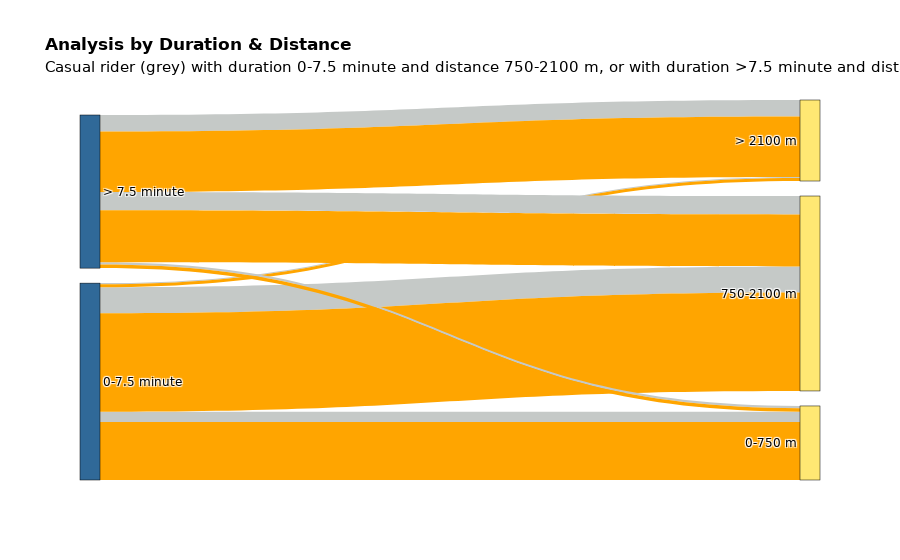

Notebook code cell kept with this figure:
### Code cell
# set the data
df3 = df.query('(@Q1_duration - 1.5 * @IQR_duration) <= duration <= (@Q3_duration + 1.5 * @IQR_duration)')
df3 = df3.query('(@Q1_distance - 1.5 * @IQR_distance) <= distance <= (@Q3_distance + 1.5 * @IQR_distance)')

df3 = df3.groupby(['class_duration', 'class_distance', 'member_casual'])\
    .agg({'member_casual': 'count'}).rename(columns={'member_casual':'count'}).reset_index()

def convert_color(x):
    if x != 'casual':
        return '#FFA500'
    else:
        return '#C5C9C7'
        
df3 = df3.assign(color=df3.member_casual.apply(lambda x: convert_color(x)))

# build sankey diagram
cat_cols = ['class_duration', 'class_distance']

colorPalette = ['#306998','#FFE873']
labelList = []
colorNumList = []
for catCol in cat_cols:
    labelListTemp =  list(set(df[catCol].values))
    colorNumList.append(len(labelListTemp))
    labelList = labelList + labelListTemp
    
labelList = list(dict.fromkeys(labelList))

colorList = []
for idx, colorNum in enumerate(colorNumList):
    colorList = colorList + [colorPalette[idx]]*colorNum
    
for i in range(len(cat_cols)-1):
    if i==0:
        sourceTargetDf = df3[[cat_cols[i], cat_cols[i+1], 'count', 'color']]
        sourceTargetDf.columns = ['source', 'target', 'count', 'colors']
    else:
        tempDf = df3[[cat_cols[i], cat_cols[i+1], 'count', 'color']]
        tempDf.columns = ['source', 'target', 'count', 'colors']
        sourceTargetDf = pd.concat([sourceTargetDf, tempDf])
    sourceTargetDf = sourceTargetDf.groupby(['source', 'target', 'colors']).agg({'count':'sum'}).reset_index()
    
sourceTargetDf['sourceID'] = sourceTargetDf['source'].apply(lambda x: labelList.index(x))
sourceTargetDf['targetID'] = sourceTargetDf['target'].apply(lambda x: labelList.index(x))

data = dict(
    type='sankey',
    node = dict(
      pad = 15,
      thickness = 20,
      line = dict(
        color = "black",
        width = 0.5
      ),
      label = labelList,
      color = colorList,
    ),
    link = dict(
      source = sourceTargetDf['sourceID'],
      target = sourceTargetDf['targetID'],
      value = sourceTargetDf['count'],
      color = sourceTargetDf['colors']
      
    )
  )

def format_title(title, subtitle=None, subtitle_font_size=15):
    title = f'<b>{title}</b>'
    if not subtitle:
        return title
    subtitle = f'<span style="font-size: {subtitle_font_size}px;">{subtitle}</span>'
    return f'{title}<br>{subtitle}'

layout =  dict(
        title = format_title(
            title='Analysis by Duration & Distance',
            subtitle='Casual rider (grey) with duration 0-7.5 minute and distance 750-2100 m, or with duration >7.5 minute and distance 750-2100 m will be a good candidate to be member.'),
        font_family='DejaVu Sans',
        font_color='black',
        legend=dict(
            yanchor="top",
            y=0.99,
            xanchor="left",
            x=0.01)
    )
    
fig = dict(data=[data], layout=layout)
plotly.offline.plot(fig, filename="../reports/figures/sankey")

iplot(fig)

### Figure 1 — Plotly figure (JSON) as saved in the notebook; plotly's stock layout.template omitted (floating-point values rounded to 4 significant figures)
{"data": [{"link": {"color": ["#C5C9C7", "#FFA500", "#C5C9C7", "#FFA500", "#C5C9C7", "#FFA500", "#C5C9C7", "#FFA500", "#C5C9C7", "#FFA500", "#C5C9C7", "#FFA500"], "source": [1, 1, 1, 1, 1, 1, 0, 0, 0, 0, 0, 0], "target": [3, 3, 4, 4, 2, 2, 3, 3, 4, 4, 2, 2], "value": [15869, 90283, 40390, 153084, 1617, 4806, 3361, 5579, 28603, 80976, 25690, 93826]}, "node": {"color": ["#306998", "#306998", "#FFE873", "#FFE873", "#FFE873"], "label": ["> 7.5 minute", "0-7.5 minute", "> 2100 m", "0-750 m", "750-2100 m"], "line": {"color": "black", "width": 0.5}, "pad": 15, "thickness": 20}, "type": "sankey"}], "layout": {"font": {"color": "black", "family": "DejaVu Sans"}, "legend": {"x": 0.01, "xanchor": "left", "y": 0.99, "yanchor": "top"}, "title": {"text": "<b>Analysis by Duration & Distance</b><br><span style=\"font-size: 15px;\">Casual rider (grey) with duration 0-7.5 minute and distance 750-2100 m, or with duration >7.5 minute and distance 750-2100 m will be a good candidate to be member.</span>"}}}
